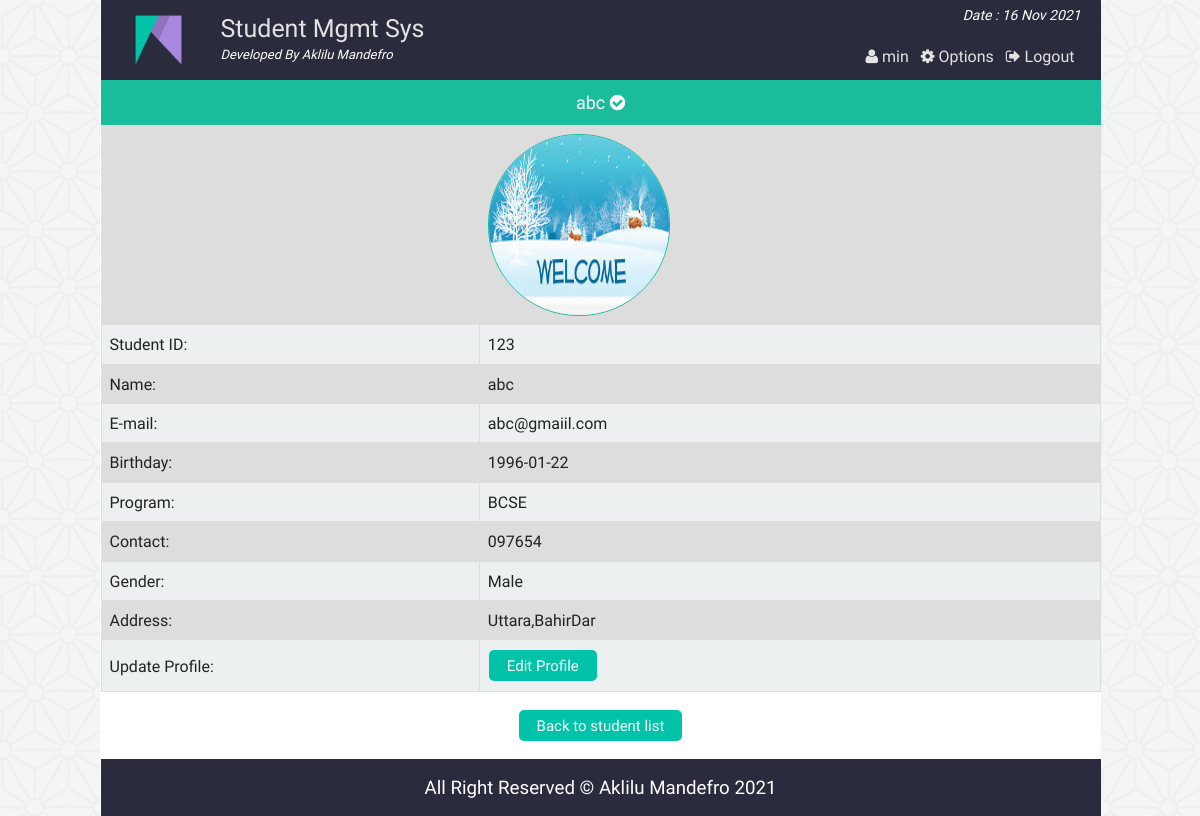
The app's page /admin_single_student.php?id=123 (signed in) with its own data.
### tables this page shows
CREATE TABLE `st_info` (
  `st_id` int(11) NOT NULL,
  `name` varchar(100) NOT NULL,
  `password` varchar(32) NOT NULL,
  `email` varchar(50) NOT NULL,
  `bday` date NOT NULL,
  `program` varchar(10) NOT NULL,
  `contact` varchar(20) NOT NULL,
  `gender` varchar(10) NOT NULL,
  `address` varchar(255) NOT NULL,
  `img` varchar(255) DEFAULT NULL
);

### admin_single_student.php (the view, shortened to what this page needs)
<?php
	require "php/config.php";
	require_once "php/functions.php";
	$user = new login_registration_class();
	if(isset($_REQUEST['id'])){
		$st_id = $_REQUEST['id'];
	}else{
		header('Location: admin.php');
		exit();
	}
?>
<?php
include "php/headertop_admin.php";
?>
<div class="profile">
		<p style="font-size:18px;text-align:center;background:#1abc9c;color:#fff;padding:10px;margin:0"><?php $user->getusername($st_id); ?> <i class="fa fa-check-circle" aria-hidden="true"></i></p>
		<table class="tab_one">
			<?php
				$getuser = $user->getuserbyid($st_id);
				while($row = $getuser->fetch_assoc()){
			?>
			<tr>
				<td></td>
				<?php if(empty($row['img'])){?>
				<td><img src="img/default.png" style="height:180px; width:180px; border:1px #1ABC9C solid;border-radius:90px" alt="" /></td>
				<?php }else{ ?>
				<td><img src="img/student/<?php echo $row['img']; ?>" style="height:180px; width:180px; border:1px #1ABC9C solid;border-radius:90px" alt="" /></td>
				<?php }?>
			</tr>
			<tr>
				<td>Student ID: </td>
				<td><?php echo $row['st_id']; ?></td>
			</tr>
			<tr>
				<td>Name: </td>
				<td><?php echo $row['name']; ?></td>
			</tr>
			<tr>
				<td>E-mail: </td>
				<td><?php echo $row['email']; ?></td>
			</tr>
			<tr>
				<td>Birthday: </td>
				<td><?php echo $row['bday']; ?></td>
			</tr>
			<tr>
				<td>Program: </td>
				<td><?php echo $row['program']; ?></td>
			</tr>
			<tr>
				<td>Contact: </td>
				<td><?php echo $row['contact']; ?></td>
			</tr>
			<tr>
				<td>Gender: </td>
				<td><?php echo $row['gender']; ?></td>
			</tr>
			<tr>
				<td>Address: </td>
				<td><?php echo $row['address']; ?></td>
			</tr>
			<tr>
				<td>Update Profile: </td>
				<td><a href="admin_single_student_update.php?id=<?php echo $row['st_id'];?>"><button class="editbtn">Edit Profile</button></a></td>
			</tr>
			<?php  } ?>
		</table>
		<div class="back fix">
			<p style="text-align:center"><a href="admin_all_student.php"><button class="editbtn">Back to student list</button></a></p>
		</div>
</div>
<?php include "php/footerbottom.php";?>

### php/functions.php (shortened to what this page needs)
<?php
class login_registration_class{
	public function getusername($sid){
		global $conn;
		$query = $conn->query("select name from st_info where st_id='$sid'");
		$result = $query->fetch_assoc();
		echo $result['name'];
	}
	public function getuserbyid($st_id){
		global $conn;
		$query = $conn->query("select * from st_info where st_id='$st_id'");
		return $query;
	}
};
?>

### css/main.css (style rules this page uses)
html { color: #222; font-size: 1em; line-height: 1.4; }
audio, canvas, iframe, img, svg, video { vertical-align: middle; }
a { text-decoration:none; }
.fix { overflow:hidden; }
body { font-family:roboto !important; background:url(../img/ptrn.png) repeat fixed; }
.st_reg th, td { padding: 8px; }
table.tab_one { width:100%; }
table.tab_one td { border:1px solid #ddd; padding:8px; }
table.tab_one td a { text-decoration:none; }
table.tab_one tr:nth-child(odd) { background:#ddd; }
table.tab_one tr:nth-child(even) { background:#ecf0f1; }
.editbtn { background-color: #01C3AA; border: none; border-radius:5px; color: white; padding: 5px 18px; text-align: center; text-decoration: none; display: inline-block; font-size: 15px; margin: 2px 1px; cursor: pointer; }
table.att_tab tr,td,th { border:2px solid #ddd; border-collapse:collapse; padding:8px; }

### records on screen
st_info: name "abc", img (picture), st_id "123", email "abc@gmaiil.com", bday "1996-01-22", program "BCSE", contact "097654", gender "Male", address "Uttara,BahirDar"

### other values on screen
$admin_name "min"
